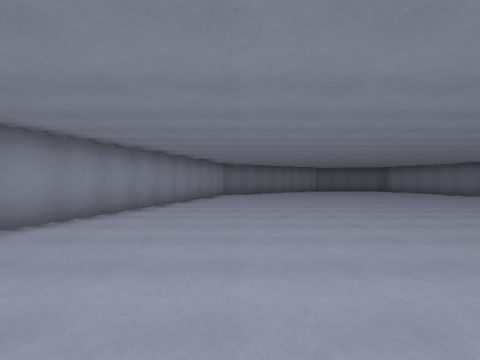
[1] (above)

16 first-person views from a walk through a 3-D level made in the Godot game engine. The camera is 1.5 m above the floor, looks level and sees 85° across. The floor is counted in squares, 2 m on a side. Each view is taken from the middle of a square. On the plan, view 1 faces up. The plan holds only what a view shows up to about 9 squares ahead; the rest is blank. The place goes on beyond the plan. Characters and animated objects are not drawn.

[2]
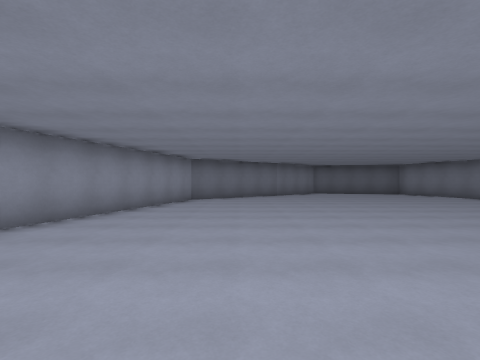

[3]
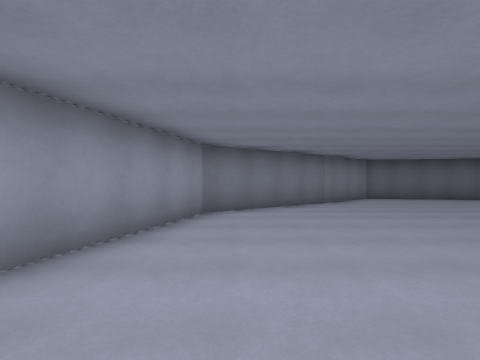

[4]
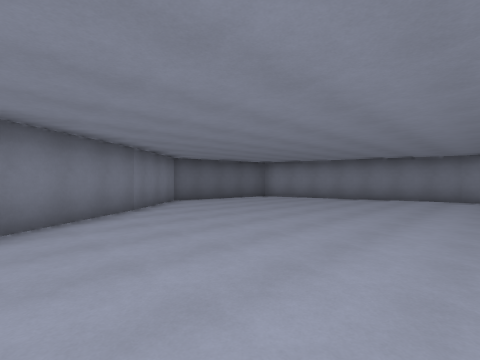

[5]
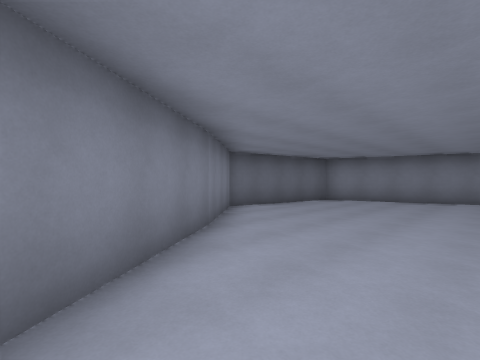

[6]
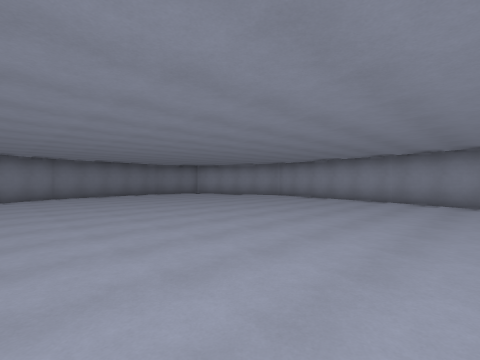

[7]
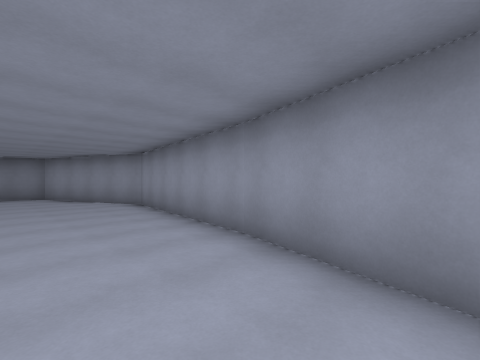

[8]
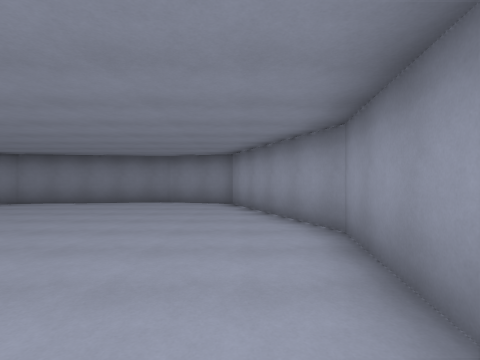

[9]
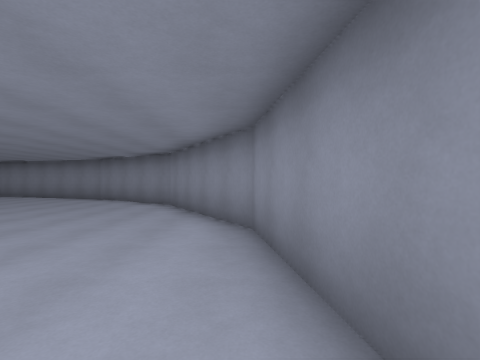

[10]
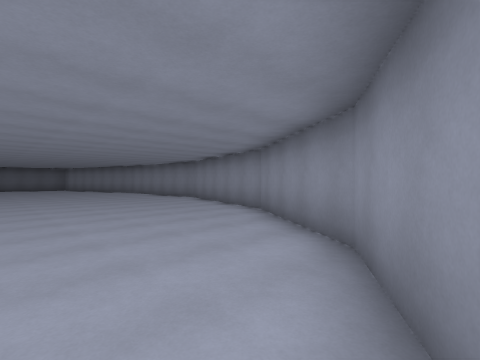

[11]
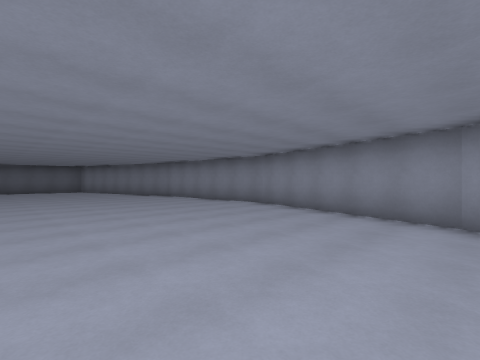

[12]
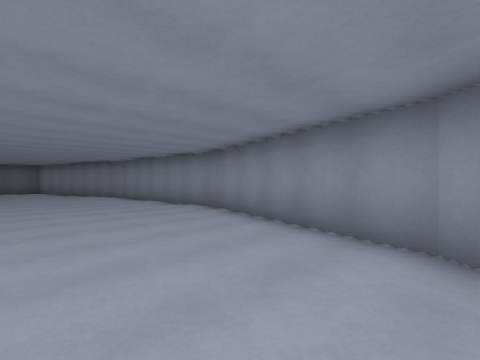

[13]
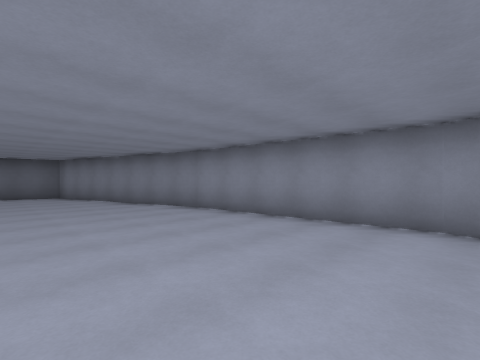

[14]
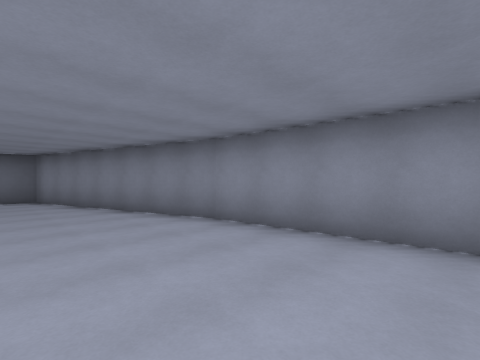

[15]
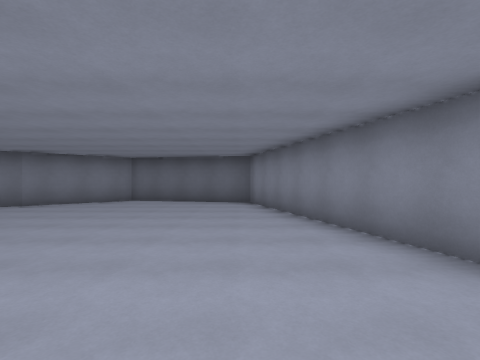

[16]
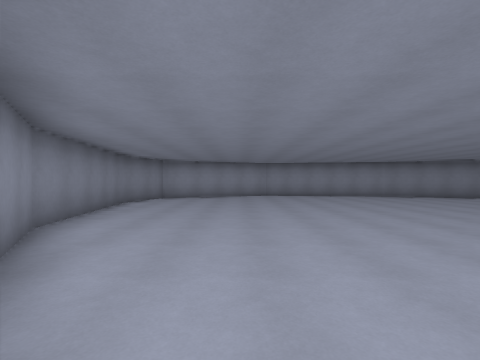

### Floor plan
Points are (right, up) in squares from view 1. A wall is a line through its corners. A room is listed if a view was taken in it or the views show most of it. See-through windows are left out.
Room 1 (views 1, 2, 3, 4, 5, 6, 7, 8, 9, 10, 11, 12, 13, 14, 15, 16)
walls: (-3.6, 3.5) (-4, 1.3); (11.3, 9.9) (9.4, 16.7) (5.1, 17.5) (2.8, 15.5); (-4.1, 0.8) (-4.5, -1.8) (-2.8, -6.2) (-0.6, -6.8) (4, -6.2) (7.9, -3.8) (10.2, -0.6) (11.7, 4.6) (11.3, 10); (2.8, 15.6) (-0.9, 12.9) (-3.7, 3.4)
ways out: opening at (7, 17)

Positions as (right, up) in squares from view 1, and headings:
1: (0, 0), facing up
2: (1, 3), facing up
3: (0, 7), facing up
4: (0, 9), facing up-right
5: (0, 12), facing up-right
6: (6, 6), facing down-left
7: (-1, 6), facing down-left
8: (-3, 2), facing down
9: (0, -6), facing right
10: (5, -5), facing up-right
11: (5, -1), facing up-right
12: (7, -1), facing up-right
13: (7, 4), facing up-right
14: (8, 6), facing up-right
15: (9, 8), facing up
16: (8, -3), facing left
